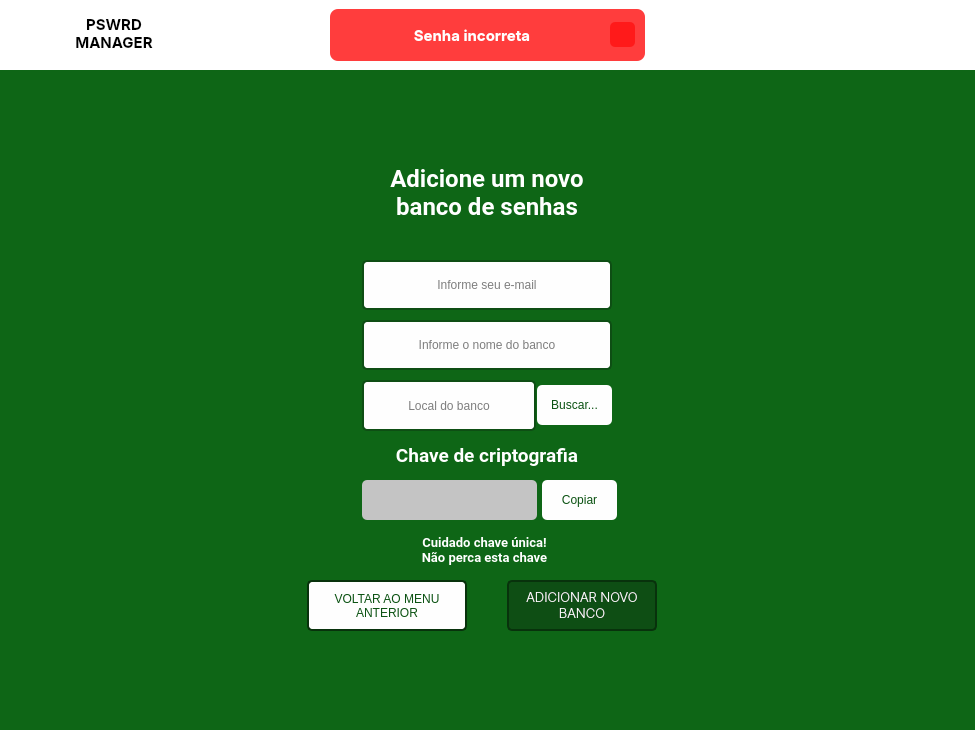
<?xml version="1.0" encoding="UTF-8"?>
<ui version="4.0">
 <class>MainWindow</class>
 <widget class="QMainWindow" name="MainWindow">
  <property name="geometry">
   <rect>
    <x>0</x>
    <y>0</y>
    <width>975</width>
    <height>730</height>
   </rect>
  </property>
  <property name="windowTitle">
   <string>Adicionar banco de senhas</string>
  </property>
  <property name="windowIcon">
   <iconset>
    <normaloff>Images/paypal.svg</normaloff>Images/paypal.svg</iconset>
  </property>
  <property name="styleSheet">
   <string notr="true">background-color: rgb(14, 102, 22);</string>
  </property>
  <widget class="QWidget" name="centralwidget">
   <layout class="QVBoxLayout" name="verticalLayout" stretch="0,0">
    <property name="spacing">
     <number>0</number>
    </property>
    <property name="leftMargin">
     <number>0</number>
    </property>
    <property name="topMargin">
     <number>0</number>
    </property>
    <property name="rightMargin">
     <number>0</number>
    </property>
    <property name="bottomMargin">
     <number>0</number>
    </property>
    <item>
     <widget class="QFrame" name="Header">
      <property name="maximumSize">
       <size>
        <width>16777215</width>
        <height>70</height>
       </size>
      </property>
      <property name="styleSheet">
       <string notr="true">background-color: rgb(255, 255, 255);</string>
      </property>
      <property name="frameShape">
       <enum>QFrame::NoFrame</enum>
      </property>
      <property name="frameShadow">
       <enum>QFrame::Raised</enum>
      </property>
      <property name="lineWidth">
       <number>0</number>
      </property>
      <layout class="QGridLayout" name="gridLayout">
       <item row="0" column="0">
        <widget class="QFrame" name="frame_logo">
         <property name="minimumSize">
          <size>
           <width>150</width>
           <height>50</height>
          </size>
         </property>
         <property name="maximumSize">
          <size>
           <width>16777215</width>
           <height>70</height>
          </size>
         </property>
         <property name="lineWidth">
          <number>0</number>
         </property>
         <widget class="QLabel" name="logo">
          <property name="geometry">
           <rect>
            <x>6</x>
            <y>0</y>
            <width>50</width>
            <height>50</height>
           </rect>
          </property>
          <property name="maximumSize">
           <size>
            <width>60</width>
            <height>60</height>
           </size>
          </property>
          <property name="text">
           <string>&lt;html&gt;&lt;head/&gt;&lt;body&gt;&lt;p&gt;&lt;img src=&quot;:/Logo/Images/paypal.svg&quot; height=&quot;50&quot; width=&quot;50&quot;/&gt;&lt;/p&gt;&lt;/body&gt;&lt;/html&gt;</string>
          </property>
         </widget>
         <widget class="QLabel" name="logoTitle">
          <property name="geometry">
           <rect>
            <x>55</x>
            <y>5</y>
            <width>100</width>
            <height>38</height>
           </rect>
          </property>
          <property name="minimumSize">
           <size>
            <width>100</width>
            <height>38</height>
           </size>
          </property>
          <property name="maximumSize">
           <size>
            <width>120</width>
            <height>100</height>
           </size>
          </property>
          <property name="font">
           <font>
            <family>Inter</family>
            <pointsize>11</pointsize>
            <weight>75</weight>
            <bold>true</bold>
           </font>
          </property>
          <property name="text">
           <string>PSWRD
MANAGER</string>
          </property>
          <property name="alignment">
           <set>Qt::AlignCenter</set>
          </property>
         </widget>
         <zorder>logoTitle</zorder>
         <zorder>logo</zorder>
        </widget>
       </item>
       <item row="0" column="2">
        <widget class="QFrame" name="frame">
         <property name="minimumSize">
          <size>
           <width>20</width>
           <height>0</height>
          </size>
         </property>
         <property name="frameShape">
          <enum>QFrame::NoFrame</enum>
         </property>
         <property name="frameShadow">
          <enum>QFrame::Raised</enum>
         </property>
         <property name="lineWidth">
          <number>0</number>
         </property>
        </widget>
       </item>
       <item row="0" column="1">
        <widget class="QFrame" name="frame_error">
         <property name="maximumSize">
          <size>
           <width>350</width>
           <height>16777215</height>
          </size>
         </property>
         <property name="styleSheet">
          <string notr="true">background-color: rgb(255, 61, 61);
border-radius: 8px;
position: absolute;</string>
         </property>
         <property name="frameShape">
          <enum>QFrame::NoFrame</enum>
         </property>
         <property name="frameShadow">
          <enum>QFrame::Raised</enum>
         </property>
         <property name="lineWidth">
          <number>2</number>
         </property>
         <layout class="QHBoxLayout" name="horizontalLayout_3">
          <property name="leftMargin">
           <number>10</number>
          </property>
          <property name="topMargin">
           <number>3</number>
          </property>
          <property name="rightMargin">
           <number>10</number>
          </property>
          <property name="bottomMargin">
           <number>3</number>
          </property>
          <item>
           <widget class="QLabel" name="label_error">
            <property name="font">
             <font>
              <family>Inter</family>
              <pointsize>11</pointsize>
              <weight>75</weight>
              <bold>true</bold>
             </font>
            </property>
            <property name="styleSheet">
             <string notr="true">color: rgb(255, 255, 255);</string>
            </property>
            <property name="text">
             <string>Senha incorreta</string>
            </property>
            <property name="alignment">
             <set>Qt::AlignCenter</set>
            </property>
           </widget>
          </item>
          <item>
           <widget class="QPushButton" name="pushButton_closeError">
            <property name="maximumSize">
             <size>
              <width>25</width>
              <height>25</height>
             </size>
            </property>
            <property name="styleSheet">
             <string notr="true">QPushButton{
	border-radius: 5px;
	background-image: url(:/Close/Images/X.png);
	background-position:center;
	background-color: rgb(255, 26, 26);

}

QPushButton:hover{
	background-color: rgb(50, 50, 50);
	color: rgb(200, 200, 200);
}
QPushButton:pressed{
	background-color: rgb(35, 35, 35);
	color: rgb(200, 200, 200);
}</string>
            </property>
            <property name="text">
             <string/>
            </property>
           </widget>
          </item>
         </layout>
        </widget>
       </item>
      </layout>
     </widget>
    </item>
    <item>
     <widget class="QFrame" name="content">
      <property name="styleSheet">
       <string notr="true"/>
      </property>
      <property name="frameShape">
       <enum>QFrame::NoFrame</enum>
      </property>
      <property name="frameShadow">
       <enum>QFrame::Raised</enum>
      </property>
      <property name="lineWidth">
       <number>0</number>
      </property>
      <layout class="QHBoxLayout" name="horizontalLayout">
       <item>
        <widget class="QFrame" name="loginArea">
         <property name="minimumSize">
          <size>
           <width>450</width>
           <height>500</height>
          </size>
         </property>
         <property name="maximumSize">
          <size>
           <width>450</width>
           <height>500</height>
          </size>
         </property>
         <property name="styleSheet">
          <string notr="true"/>
         </property>
         <property name="frameShape">
          <enum>QFrame::NoFrame</enum>
         </property>
         <property name="frameShadow">
          <enum>QFrame::Raised</enum>
         </property>
         <property name="lineWidth">
          <number>0</number>
         </property>
         <widget class="QLineEdit" name="inputText_email">
          <property name="geometry">
           <rect>
            <x>100</x>
            <y>110</y>
            <width>250</width>
            <height>50</height>
           </rect>
          </property>
          <property name="autoFillBackground">
           <bool>false</bool>
          </property>
          <property name="styleSheet">
           <string notr="true">QLineEdit{
	border: 2px solid rgb(14, 78, 20);
	border-radius: 5px ; 
	padding: 15px;
	background-color: rgb(254, 254, 254);
}

QLineEdit:hover{
	border:2px solid  rgb(254, 254, 254); 
}

QLineEdit:focus{
	color: rgb(000, 000, 000);
	border:2px solid  rgb(14, 78, 20); 
}</string>
          </property>
          <property name="inputMask">
           <string/>
          </property>
          <property name="text">
           <string/>
          </property>
          <property name="maxLength">
           <number>20</number>
          </property>
          <property name="frame">
           <bool>true</bool>
          </property>
          <property name="alignment">
           <set>Qt::AlignCenter</set>
          </property>
          <property name="placeholderText">
           <string>Informe seu e-mail</string>
          </property>
          <property name="cursorMoveStyle">
           <enum>Qt::LogicalMoveStyle</enum>
          </property>
          <property name="clearButtonEnabled">
           <bool>false</bool>
          </property>
         </widget>
         <widget class="QLineEdit" name="inputText_dfName">
          <property name="geometry">
           <rect>
            <x>100</x>
            <y>170</y>
            <width>250</width>
            <height>50</height>
           </rect>
          </property>
          <property name="font">
           <font>
            <family>MS Shell Dlg 2</family>
           </font>
          </property>
          <property name="autoFillBackground">
           <bool>false</bool>
          </property>
          <property name="styleSheet">
           <string notr="true">QLineEdit{
	border: 2px solid rgb(14, 78, 20);
	border-radius: 5px ; 
	padding: 15px;
	background-color: rgb(254, 254, 254);
}

QLineEdit:hover{
	border:2px solid  rgb(254, 254, 254); 
}

QLineEdit:focus{
	color: rgb(000, 000, 000);
	border:2px solid  rgb(14, 78, 20); 
}</string>
          </property>
          <property name="text">
           <string/>
          </property>
          <property name="maxLength">
           <number>100</number>
          </property>
          <property name="echoMode">
           <enum>QLineEdit::Normal</enum>
          </property>
          <property name="alignment">
           <set>Qt::AlignCenter</set>
          </property>
          <property name="placeholderText">
           <string>Informe o nome do banco</string>
          </property>
         </widget>
         <widget class="QPushButton" name="pushButton_back">
          <property name="geometry">
           <rect>
            <x>45</x>
            <y>430</y>
            <width>160</width>
            <height>51</height>
           </rect>
          </property>
          <property name="styleSheet">
           <string notr="true">QPushButton{
	background-color: rgb(254, 254, 254);
	font: 75 10pt &quot;Inter&quot;;
	color: rgb(11, 82, 18);
	border: 2px solid rgb(8, 50, 12);
	border-radius: 5px;
}

QPushButton:hover{
	background-color: rgba(64, 155, 71, 250);
	font: 75 10pt &quot;Inter&quot;;
	color: rgb(255, 255, 255);
	border: 2px solid rgb(10, 65, 15);
	border-radius: 5px;
}

QPushButton:hover:pressed{
	background-color: rgb(24, 152, 35);
	font: 75 10pt &quot;Inter&quot;;
	color: rgb(255, 255, 255);
	border: 2px solid rgb(24, 152, 35);
	border-radius: 5px;
}

</string>
          </property>
          <property name="text">
           <string>VOLTAR AO MENU
ANTERIOR</string>
          </property>
          <property name="default">
           <bool>false</bool>
          </property>
          <property name="flat">
           <bool>true</bool>
          </property>
         </widget>
         <widget class="QPushButton" name="pushButton_addNewDf">
          <property name="geometry">
           <rect>
            <x>245</x>
            <y>430</y>
            <width>150</width>
            <height>51</height>
           </rect>
          </property>
          <property name="minimumSize">
           <size>
            <width>105</width>
            <height>0</height>
           </size>
          </property>
          <property name="font">
           <font>
            <family>Inter</family>
            <pointsize>10</pointsize>
            <weight>9</weight>
            <italic>false</italic>
            <bold>false</bold>
           </font>
          </property>
          <property name="styleSheet">
           <string notr="true">QPushButton{
	background-color: rgb(14, 78, 20);
	font: 75 10pt &quot;Inter&quot;;
	color: rgb(255, 255, 255);
	border: 2px solid rgb(8, 50, 12);
	border-radius: 5px;
}

QPushButton:hover{
	background-color: rgb(17, 99, 24);
	font: 75 10pt &quot;Inter&quot;;
	color: rgb(255, 255, 255);
	border: 2px solid rgb(10, 65, 15);
	border-radius: 5px;
}

QPushButton:hover:pressed{
	background-color: rgb(24, 152, 35);
	font: 75 10pt &quot;Inter&quot;;
	color: rgb(255, 255, 255);
	border: 2px solid rgb(24, 152, 35);
	border-radius: 5px;
}

</string>
          </property>
          <property name="text">
           <string>ADICIONAR NOVO
BANCO</string>
          </property>
          <property name="iconSize">
           <size>
            <width>16</width>
            <height>16</height>
           </size>
          </property>
          <property name="shortcut">
           <string>Return</string>
          </property>
          <property name="checkable">
           <bool>false</bool>
          </property>
          <property name="checked">
           <bool>false</bool>
          </property>
          <property name="flat">
           <bool>true</bool>
          </property>
         </widget>
         <widget class="QLabel" name="Title">
          <property name="geometry">
           <rect>
            <x>35</x>
            <y>10</y>
            <width>380</width>
            <height>66</height>
           </rect>
          </property>
          <property name="minimumSize">
           <size>
            <width>0</width>
            <height>0</height>
           </size>
          </property>
          <property name="font">
           <font>
            <family>Roboto</family>
            <pointsize>20</pointsize>
            <weight>75</weight>
            <bold>true</bold>
           </font>
          </property>
          <property name="text">
           <string>&lt;html&gt;&lt;head/&gt;&lt;body&gt;&lt;p align=&quot;center&quot;&gt;&lt;span style=&quot; font-size:18pt; color:#ffffff;&quot;&gt;Adicione um novo &lt;br/&gt;banco de senhas&lt;/span&gt;&lt;/p&gt;&lt;/body&gt;&lt;/html&gt;</string>
          </property>
         </widget>
         <widget class="QLineEdit" name="inputText_dfPath">
          <property name="geometry">
           <rect>
            <x>100</x>
            <y>230</y>
            <width>174</width>
            <height>51</height>
           </rect>
          </property>
          <property name="font">
           <font>
            <family>MS Shell Dlg 2</family>
           </font>
          </property>
          <property name="autoFillBackground">
           <bool>false</bool>
          </property>
          <property name="styleSheet">
           <string notr="true">QLineEdit{
	border: 2px solid rgb(14, 78, 20);
	border-radius: 5px ; 
	padding: 15px;
	background-color: rgb(254, 254, 254);
}

QLineEdit:hover{
	border:2px solid  rgb(254, 254, 254); 
}

QLineEdit:focus{
	color: rgb(000, 000, 000);
	border:2px solid  rgb(14, 78, 20); 
}</string>
          </property>
          <property name="text">
           <string/>
          </property>
          <property name="maxLength">
           <number>100</number>
          </property>
          <property name="echoMode">
           <enum>QLineEdit::Normal</enum>
          </property>
          <property name="alignment">
           <set>Qt::AlignCenter</set>
          </property>
          <property name="placeholderText">
           <string>Local do banco</string>
          </property>
         </widget>
         <widget class="QPushButton" name="pushButton_findPath">
          <property name="geometry">
           <rect>
            <x>275</x>
            <y>235</y>
            <width>75</width>
            <height>40</height>
           </rect>
          </property>
          <property name="styleSheet">
           <string notr="true">QPushButton{
	background-color: rgb(254, 254, 254);
	font: 75 11pt &quot;Inter&quot;;
	color: rgb(11, 82, 18);
	border-radius: 5px;
}

QPushButton:hover{
	background-color: rgba(64, 155, 71, 250);
	font: 75 11pt &quot;Inter&quot;;
	color: rgb(255, 255, 255);
	border-radius: 5px;
}

QPushButton:hover:pressed{
	background-color: rgb(24, 152, 35);
	font: 75 11pt &quot;Inter&quot;;
	color: rgb(255, 255, 255);
	border-radius: 5px;
}

</string>
          </property>
          <property name="text">
           <string>Buscar...</string>
          </property>
         </widget>
         <widget class="QLabel" name="criptografia_title">
          <property name="geometry">
           <rect>
            <x>75</x>
            <y>290</y>
            <width>300</width>
            <height>31</height>
           </rect>
          </property>
          <property name="minimumSize">
           <size>
            <width>0</width>
            <height>0</height>
           </size>
          </property>
          <property name="font">
           <font>
            <family>Roboto</family>
            <pointsize>20</pointsize>
            <weight>75</weight>
            <bold>true</bold>
           </font>
          </property>
          <property name="text">
           <string>&lt;html&gt;&lt;head/&gt;&lt;body&gt;&lt;p align=&quot;center&quot;&gt;&lt;span style=&quot; font-size:14pt; color:#ffffff;&quot;&gt;Chave de criptografia&lt;/span&gt;&lt;/p&gt;&lt;/body&gt;&lt;/html&gt;</string>
          </property>
         </widget>
         <widget class="QLineEdit" name="inputText_encryptionKey">
          <property name="geometry">
           <rect>
            <x>100</x>
            <y>330</y>
            <width>175</width>
            <height>40</height>
           </rect>
          </property>
          <property name="font">
           <font>
            <family>MS Shell Dlg 2</family>
           </font>
          </property>
          <property name="autoFillBackground">
           <bool>false</bool>
          </property>
          <property name="styleSheet">
           <string notr="true">QLineEdit{
	border-radius: 5px ; 
	padding: 15px;
	background: #C4C4C4;
}</string>
          </property>
          <property name="text">
           <string/>
          </property>
          <property name="maxLength">
           <number>100</number>
          </property>
          <property name="echoMode">
           <enum>QLineEdit::Normal</enum>
          </property>
          <property name="alignment">
           <set>Qt::AlignCenter</set>
          </property>
          <property name="readOnly">
           <bool>true</bool>
          </property>
          <property name="placeholderText">
           <string/>
          </property>
         </widget>
         <widget class="QPushButton" name="pushButton_copyKey">
          <property name="geometry">
           <rect>
            <x>280</x>
            <y>330</y>
            <width>75</width>
            <height>40</height>
           </rect>
          </property>
          <property name="styleSheet">
           <string notr="true">QPushButton{
	background-color: rgb(254, 254, 254);
	font: 75 11pt &quot;Inter&quot;;
	color: rgb(11, 82, 18);
	border-radius: 5px;
}

QPushButton:hover{
	background-color: rgba(64, 155, 71, 250);
	font: 75 11pt &quot;Inter&quot;;
	color: rgb(255, 255, 255);
	border-radius: 5px;
}

QPushButton:hover:pressed{
	background-color: rgb(24, 152, 35);
	font: 75 11pt &quot;Inter&quot;;
	color: rgb(255, 255, 255);
	border-radius: 5px;
}

</string>
          </property>
          <property name="text">
           <string>Copiar</string>
          </property>
         </widget>
         <widget class="QLabel" name="criptografia_warnText">
          <property name="geometry">
           <rect>
            <x>92</x>
            <y>375</y>
            <width>261</width>
            <height>51</height>
           </rect>
          </property>
          <property name="minimumSize">
           <size>
            <width>0</width>
            <height>0</height>
           </size>
          </property>
          <property name="font">
           <font>
            <family>Roboto</family>
            <pointsize>16</pointsize>
            <weight>75</weight>
            <bold>true</bold>
           </font>
          </property>
          <property name="text">
           <string>&lt;html&gt;&lt;head/&gt;&lt;body&gt;&lt;p align=&quot;center&quot;&gt;&lt;span style=&quot; font-size:10pt; color:#ffffff;&quot;&gt;Cuidado chave única!&lt;br/&gt;Não perca esta chave&lt;/span&gt;&lt;/p&gt;&lt;/body&gt;&lt;/html&gt;</string>
          </property>
         </widget>
        </widget>
       </item>
      </layout>
     </widget>
    </item>
   </layout>
  </widget>
 </widget>
 <resources>
  <include location="QTImages.qrc"/>
 </resources>
 <connections/>
</ui>
